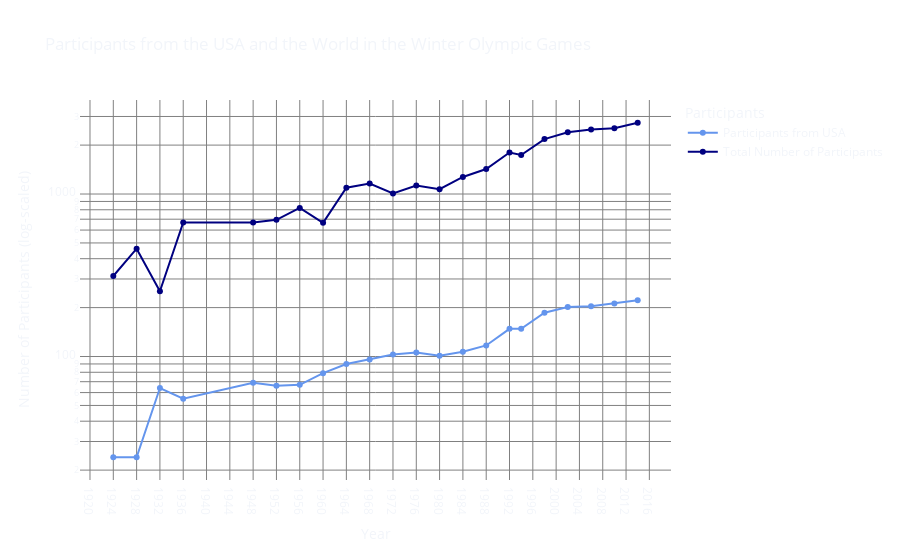

Source (notebook cell):
### Code cell
fig = plot_participants2(data_to_show="winter")
fig.show()

### Figure 1 — Plotly figure (JSON) as saved in the notebook; plotly's stock layout.template omitted (floating-point values rounded to 4 significant figures)
{"data": [{"hovertemplate": "Participants=Participants from USA<br>Year=%{x}<br>Number of Participants (log-scaled)=%{y}<extra></extra>", "legendgroup": "Participants from USA", "line": {"color": "CornflowerBlue", "dash": "solid"}, "marker": {"symbol": "circle"}, "mode": "lines+markers", "name": "Participants from USA", "orientation": "v", "showlegend": true, "type": "scatter", "x": [1924, 1928, 1932, 1936, 1948, 1952, 1956, 1960, 1964, 1968, 1972, 1976, 1980, 1984, 1988, 1992, 1994, 1998, 2002, 2006, 2010, 2014], "xaxis": "x", "y": [24, 24, 64, 55, 69, 66, 67, 79, 90, 96, 103, 106, 101, 107, 117, 148, 148, 186, 202, 204, 212, 222], "yaxis": "y"}, {"hovertemplate": "Participants=Total Number of Participants<br>Year=%{x}<br>Number of Participants (log-scaled)=%{y}<extra></extra>", "legendgroup": "Total Number of Participants", "line": {"color": "Navy", "dash": "solid"}, "marker": {"symbol": "circle"}, "mode": "lines+markers", "name": "Total Number of Participants", "orientation": "v", "showlegend": true, "type": "scatter", "x": [1924, 1928, 1932, 1936, 1948, 1952, 1956, 1960, 1964, 1968, 1972, 1976, 1980, 1984, 1988, 1992, 1994, 1998, 2002, 2006, 2010, 2014], "xaxis": "x", "y": [313, 461, 252, 668, 668, 694, 821, 665, 1094, 1160, 1008, 1128, 1071, 1273, 1425, 1801, 1738, 2179, 2399, 2494, 2536, 2745], "yaxis": "y"}], "layout": {"legend": {"title": {"text": "Participants"}, "tracegroupgap": 0}, "paper_bgcolor": "rgba(0, 0, 0, 0)", "plot_bgcolor": "rgba(0, 0, 0, 0)", "title": {"text": "Participants from the USA and the World in the Winter Olympic Games"}, "xaxis": {"anchor": "y", "domain": [0, 1], "dtick": 4, "gridcolor": "gray", "tick0": 0, "tickmode": "linear", "title": {"text": "Year"}, "zerolinecolor": "gray"}, "yaxis": {"anchor": "x", "domain": [0, 1], "gridcolor": "gray", "title": {"text": "Number of Participants (log-scaled)"}, "type": "log", "zerolinecolor": "gray"}}}
